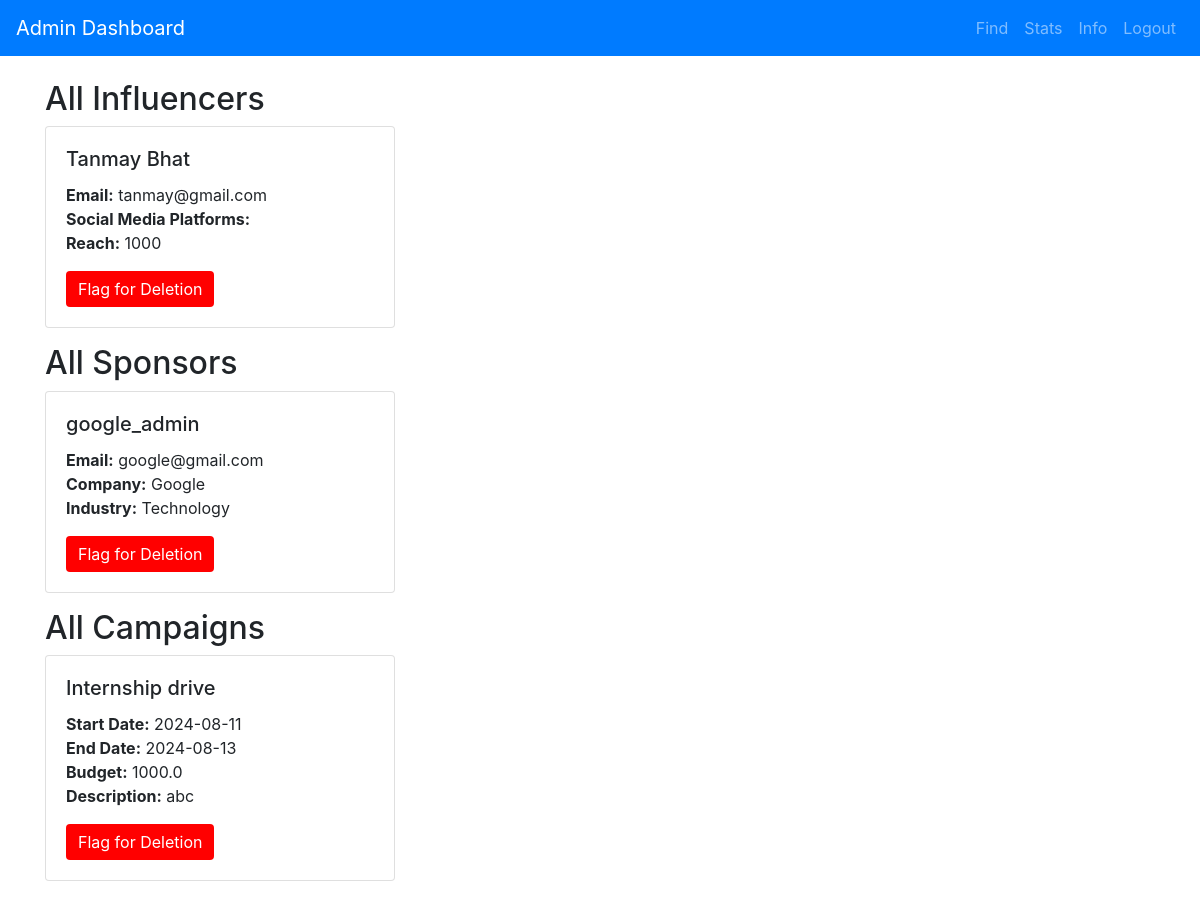
Screenshot of /find_all with the database file from the repository.
### backend/models.py (models this page shows)
class Influencer(db.Model):
    __tablename__ = 'influencer'
    id = db.Column(db.Integer, primary_key=True)
    name = db.Column(db.String(100), nullable=False)
    email = db.Column(db.String(150), nullable=False)
    profile_picture = db.Column(db.String(150), nullable=True)
    niche = db.Column(db.String(50), nullable=False)
    reach = db.Column(db.Integer, nullable=False)
    user_id = db.Column(db.Integer, db.ForeignKey('user.id'), nullable=False)
    platform = db.Column(db.String(150), nullable=False)  # This will store the social media platforms as a comma-separated string
    flagged = db.Column(db.Boolean, default=False)
    user = db.relationship('User', backref='influencer_user', uselist=False)

class Sponsor(db.Model):
    __tablename__ = 'sponsor'
    id = db.Column(db.Integer, primary_key=True)
    name = db.Column(db.String(100), nullable=False)
    email = db.Column(db.String(150), nullable=False)
    company = db.Column(db.String(100), nullable=False)
    industry = db.Column(db.String(100), nullable=False)
    user_id = db.Column(db.Integer, db.ForeignKey('user.id'), nullable=False)
    user = db.relationship('User', backref='sponsor_user', uselist=False)

class Campaign(db.Model):
    __tablename__ = 'campaign'
    id = db.Column(db.Integer, primary_key=True)
    name = db.Column(db.String(100), nullable=False)
    description = db.Column(db.Text, nullable=False)
    start_date = db.Column(db.Date, nullable=False)
    end_date = db.Column(db.Date, nullable=False)
    budget = db.Column(db.Float, nullable=False)
    visibility = db.Column(db.String(10), nullable=False)  # public, private
    goals = db.Column(db.Text, nullable=False)
    niche = db.Column(db.String(50), nullable=False)
    status = db.Column(db.String(10), nullable=False)
    flagged = db.Column(db.Boolean, default=False, nullable=False)
    user_id = db.Column(db.Integer, db.ForeignKey('user.id'), nullable=False)
    ad_requests = db.relationship('AdRequest', backref='campaigns_ad_requests', cascade="all, delete-orphan")
    campaign_requests = db.relationship('CampaignRequest', backref='campaign_campaign_requests', cascade="all, delete-orphan")

### backend/controller.py (the view)
@app.route('/find_all')
def find_all():
    influencers = Influencer.query.all()
    sponsors = Sponsor.query.all()
    campaigns = Campaign.query.all()
    return render_template('find_all.html', influencers=influencers, sponsors=sponsors, campaigns=campaigns)

### templates/find_all.html (shortened to what this page needs)
<!DOCTYPE html>
<html lang="en">
<head>
    <link href="https://stackpath.bootstrapcdn.com/bootstrap/4.5.2/css/bootstrap.min.css" rel="stylesheet">
</head>
<body>
<nav class="navbar navbar-expand-lg navbar-dark bg-primary">
    <a class="navbar-brand" href="{{ url_for('admin_dashboard') }}">Admin Dashboard</a>
    <div class="collapse navbar-collapse">
        <ul class="navbar-nav ml-auto">
            <li class="nav-item">
                <a class="nav-link" href="{{ url_for('find_all') }}">Find</a>
            </li>
            <li class="nav-item">
                <a class="nav-link" href="{{ url_for('stats') }}">Stats</a>
            </li>
            <li class="nav-item">
                <a class="nav-link" href="{{ url_for('info') }}">Info</a>
            </li>
            <li class="nav-item">
                <a class="nav-link" href="{{ url_for('logout') }}">Logout</a>
            </li>
        </ul>
    </div>
</nav>
<div class="container mt-4">
    <h2>All Influencers</h2>
    <div class="row">
        {% for influencer in influencers %}
            <div class="col-md-4 mb-3">
                <div class="card">
                    <div class="card-body">
                        <h5 class="card-title">{{ influencer.name }}</h5>
                        <p class="card-text">
                            <strong>Email:</strong> {{ influencer.email }}<br>
                            <strong>Social Media Platforms:</strong> {{ influencer.social_media_platforms }}<br>
                            <strong>Reach:</strong> {{ influencer.reach }}<br>
                        </p>
                        <form action="{{ url_for('delete_record', record_type='influencer', record_id=influencer.id) }}" method="post">
                            <button type="submit" class="btn flag-btn">Flag for Deletion</button>
                        </form>
                    </div>
                </div>
            </div>
        {% endfor %}
    </div>
    <h2>All Sponsors</h2>
    <div class="row">
        {% for sponsor in sponsors %}
            <div class="col-md-4 mb-3">
                <div class="card">
                    <div class="card-body">
                        <h5 class="card-title">{{ sponsor.name }}</h5>
                        <p class="card-text">
                            <strong>Email:</strong> {{ sponsor.email }}<br>
                            <strong>Company:</strong> {{ sponsor.company }}<br>
                            <strong>Industry:</strong> {{ sponsor.industry }}<br>
                        </p>
                        <form action="{{ url_for('delete_record', record_type='sponsor', record_id=sponsor.id) }}" method="post">
                            <button type="submit" class="btn flag-btn">Flag for Deletion</button>
                        </form>
                    </div>
                </div>
            </div>
        {% endfor %}
    </div>
    <h2>All Campaigns</h2>
    <div class="row">
        {% for campaign in campaigns %}
            <div class="col-md-4 mb-3">
                <div class="card">
                    <div class="card-body">
                        <h5 class="card-title">{{ campaign.name }}</h5>
                        <p class="card-text">
                            <strong>Start Date:</strong> {{ campaign.start_date }}<br>
                            <strong>End Date:</strong> {{ campaign.end_date }}<br>
                            <strong>Budget:</strong> {{ campaign.budget }}<br>
                            <strong>Description:</strong> {{ campaign.description }}<br>
                        </p>
                        <form action="{{ url_for('delete_record', record_type='campaign', record_id=campaign.id) }}" method="post">
                            <button type="submit" class="btn flag-btn">Flag for Deletion</button>
                        </form>
                    </div>
                </div>
            </div>
        {% endfor %}
    </div>
</div>
</body>
</html>

### templates/find_all.html (style rules this page uses)
.flag-btn { background-color: red; color: white; border: none; cursor: pointer; }

### rows the page displays
Influencer: name "Tanmay Bhat", email "tanmay@gmail.com", reach "1000"
Sponsor: name "google_admin", email "google@gmail.com", company "Google", industry "Technology"
Campaign: name "Internship drive", start_date "2024-08-11", end_date "2024-08-13", budget "1000.0", description "abc"
